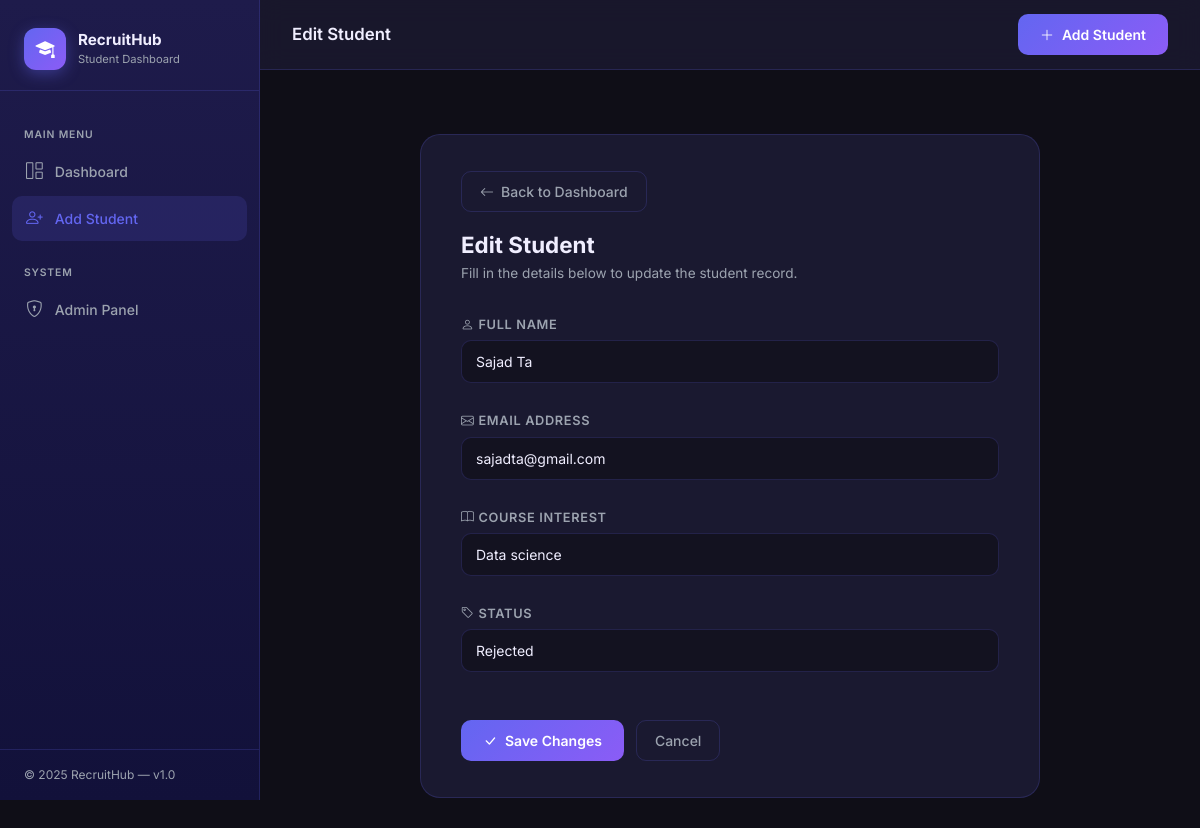
The page /edit/3/ on the database its author committed.
### students/models.py (models this page shows, shortened)
class Student(models.Model):
    STATUS_CHOICES = [
        ('New', 'New'),
        ('Contacted', 'Contacted'),
        ('Enrolled', 'Enrolled'),
        ('Rejected', 'Rejected'),
    ]
    name            = models.CharField(max_length=200)
    email           = models.EmailField(unique=True)
    course_interest = models.CharField(max_length=200)
    status          = models.CharField(max_length=20, choices=STATUS_CHOICES, default='New')
    created_at      = models.DateTimeField(auto_now_add=True)
    class Meta:
        ordering = ['-created_at']

### students/views.py (the view)
# urls.py: path('edit/<int:pk>/', views.edit_student,  name='edit_student'),
def edit_student(request, pk):
    student = get_object_or_404(Student, pk=pk)
    if request.method == 'POST':
        form = StudentForm(request.POST, instance=student)
        if form.is_valid():
            form.save()
            messages.success(request, 'Student updated successfully!')
            return redirect('student_list')
        else:
            messages.error(request, 'Please fix the errors below.')
    else:
        form = StudentForm(instance=student)
    return render(request, 'student_form.html', {'form': form, 'title': 'Edit Student'})

### students/forms.py
class StudentForm(forms.ModelForm):
    class Meta:
        model  = Student
        fields = ['name', 'email', 'course_interest', 'status']
        widgets = {
            'name': forms.TextInput(attrs={
                'class': 'form-control',
                'placeholder': 'Full Name',
            }),
            'email': forms.EmailInput(attrs={
                'class': 'form-control',
                'placeholder': 'Email Address',
            }),
            'course_interest': forms.TextInput(attrs={
                'class': 'form-control',
                'placeholder': 'e.g. Python, Data Science, Web Dev',
            }),
            'status': forms.Select(attrs={
                'class': 'form-select',
            }),
        }
        labels = {
            'course_interest': 'Course Interest',
        }

### templates/student_form.html (shortened to what this page needs)
{% extends 'base.html' %}
{% block page_title %}{{ title }}{% endblock %}
{% block content %}
<div class="page-wrapper">
  <div class="form-card">
    <div style="margin-bottom:28px;">
      <a href="{% url 'student_list' %}" class="btn-outline-muted" id="back-btn"
         style="margin-bottom:20px; display:inline-flex;">
        <i class="bi bi-arrow-left"></i> Back to Dashboard
      </a>
      <h1 style="font-size:1.4rem; font-weight:700; margin:0 0 4px; color:var(--text-primary);">
        {{ title }}
      </h1>
      <p style="font-size:.85rem; color:var(--text-muted); margin:0;">
        Fill in the details below to
        {% if 'Edit' in title %}update the student record{% else %}register a new student{% endif %}.
      </p>
    </div>
    <form method="POST" id="student-form" novalidate>
      <div class="mb-4">
        <label class="form-label" for="{{ form.name.id_for_label }}">
          <i class="bi bi-person" style="margin-right:4px;"></i>Full Name
        </label>
        {{ form.name }}
      </div>
      <div class="mb-4">
        <label class="form-label" for="{{ form.email.id_for_label }}">
          <i class="bi bi-envelope" style="margin-right:4px;"></i>Email Address
        </label>
        {{ form.email }}
      </div>
      <div class="mb-4">
        <label class="form-label" for="{{ form.course_interest.id_for_label }}">
          <i class="bi bi-book" style="margin-right:4px;"></i>Course Interest
        </label>
        {{ form.course_interest }}
      </div>
      <div class="mb-5">
        <label class="form-label" for="{{ form.status.id_for_label }}">
          <i class="bi bi-tag" style="margin-right:4px;"></i>Status
        </label>
        {{ form.status }}
      </div>
      <div style="display:flex; gap:12px;">
        <button type="submit" class="btn-brand" id="submit-btn">
          <i class="bi bi-{% if 'Edit' in title %}check-lg{% else %}person-plus{% endif %}"></i>
          {% if 'Edit' in title %}Save Changes{% else %}Add Student{% endif %}
        </button>
        <a href="{% url 'student_list' %}" class="btn-outline-muted" id="cancel-btn">
          Cancel
        </a>
      </div>
    </form>
  </div>
</div>
{% endblock %}

### templates/base.html (style rules this page uses)
:root { --brand-primary: #6366f1; --brand-secondary: #8b5cf6; --brand-dark: #1e1b4b; --bg-body: #0f0e17; --bg-card: #1a1930; --bg-card-hover: #22203a; --border-color: rgba(99, 102, 241, 0.2); --text-primary: #f0eeff; --text-muted: #9ca3af; --success: #22c55e; --danger: #ef4444; --warning: #f59e0b; --info: #38bdf8; }
*, *::before, *::after { box-sizing: border-box; }
body { font-family: 'Inter', sans-serif; background-color: var(--bg-body); color: var(--text-primary); min-height: 100vh; }
.page-wrapper { padding: 32px; flex: 1; }
.form-card { background: var(--bg-card); border: 1px solid var(--border-color); border-radius: 20px; padding: 36px 40px; max-width: 620px; margin: 0 auto; }
.form-control, .form-select { background: rgba(15,14,23,.6); border: 1px solid var(--border-color); color: var(--text-primary); border-radius: 10px; padding: 10px 14px; font-size: .875rem; transition: border-color .2s ease, box-shadow .2s ease; }
.form-control::placeholder { color: var(--text-muted); }
.form-select option { background: #1a1930; color: var(--text-primary); }
.form-label { font-size: .8rem; font-weight: 600; color: var(--text-muted); text-transform: uppercase; letter-spacing: .05em; margin-bottom: 6px; }
.btn-brand { background: linear-gradient(135deg, var(--brand-primary), var(--brand-secondary)); color: #fff; border: none; border-radius: 10px; padding: 10px 22px; font-size: .875rem; font-weight: 600; cursor: pointer; transition: opacity .2s ease, transform .15s ease, box-shadow .2s ease; display: inline-flex; align-items: center; gap: 8px; text-decoration: none; }
.btn-outline-muted { background: transparent; border: 1px solid var(--border-color); color: var(--text-muted); border-radius: 10px; padding: 9px 18px; font-size: .875rem; font-weight: 500; cursor: pointer; transition: all .2s ease; text-decoration: none; display: inline-flex; align-items: center; gap: 7px; }

### rows shown on the page
Student: name "Sajad Ta", email "sajadta@gmail.com", course_interest "Data science", status "Rejected"

### other values the page prints
{{ title }} "Edit Student"
